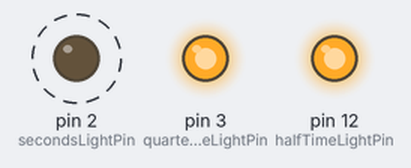
The sketch below on a simulated Arduino Uno, built with avr-gcc and run on an emulated ATmega328P. Shown: output pins drawn as LEDs (lit = HIGH). Dashed ring = blinking.

Above: at 0.5 s.
Timing chart, 0 to 4.6 s (numbered marks = the images above):
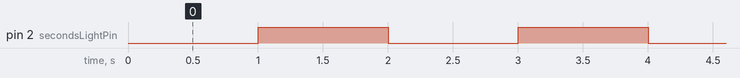

Measured:
- by itself, pin 2 (secondsLightPin): alternates HIGH for 1.0 s and LOW for 1.0 s

The sketch:

arduino-cpp-code.ino
```cpp
/***************************************************************************************
   FranckEinstein90
****************************************************************************************/
#include "Clock.h"
#include "TimeSignal.h"

TimeSignal::TimeSignal( byte pin, Clock* clock )
{
  this->pin = pin ;
  init( ) ;
}

void TimeSignal::init( )
{
  pinMode( this->pin, OUTPUT ) ;
  this->on( ) ;
}

void TimeSignal::flip( )
{
  if ( this->state == false )
  {
    this->on( ) ;
    return ;
  }
  this->off( );
}

void TimeSignal::on( )
{
  this->state = true ;
  digitalWrite( this->pin, HIGH ) ;
}

void TimeSignal::off( )
{
  this->state = false ;
  digitalWrite( this->pin, LOW ) ;
}

TimeSignal::~TimeSignal( )
{
  this->off( ) ;
}


int quarterTimeLightPin = 3 ;
int halfTimeLightPin = 12 ;
int secondsLightPin = 2 ;
int totalTimePeriodMinutes = 100 ;
Clock* clock = new Clock( totalTimePeriodMinutes * 60 ) ;

TimeSignal*  halfSignal ;
TimeSignal*  quarterSignal ;
TimeSignal*  secondSignal ;

void setup() {

  halfSignal    = new TimeSignal( halfTimeLightPin, clock ) ;
  quarterSignal = new TimeSignal( 3 );
  secondSignal  = new TimeSignal( secondsLightPin );

}

// the loop function runs over and over again forever
void loop( ) {

  if ( ! clock->isRunning( ) ) {

    if ( halfSignal ) {
      delete halfSignal ;
      halfSignal = NULL ;
    }

    if ( quarterSignal ) {
      delete quarterSignal ;
      quarterSignal = NULL ;
    }

    if ( secondSignal ) {
      delete secondSignal ;
      secondSignal = NULL ;
    }

    return ;

  }

  secondSignal->flip( );

  if ( (! clock->firstHalf( ) ) && halfSignal->isOn( ) ) {
    halfSignal->flip( ) ;
    clock->minuteCounter = 0 ;
  }

  delay( 1000 ) ;
  clock->tick( ) ;

}
```

Clock.h
```cpp
#ifndef CLOCK_H
#define CLOCK_H
#include <Arduino.h>


class Ticker {

  public:
    unsigned long lastTick = 0 ;
    void tick() {
      lastTick += 1 ;
    }

};


class Clock {

 private:

  unsigned long durationSeconds ;
  Ticker ticker ;

  public:
    int minuteCounter = 0 ;

    Clock( unsigned long durationSeconds ): durationSeconds( durationSeconds ) {

    };

    boolean isRunning( ){
      return ticker.lastTick < durationSeconds ;
    }

    boolean firstHalf( ) {
      return ticker.lastTick < ( durationSeconds / 2 ) ;
    }

    void tick( )
    {
      if( !this->isRunning( ) ) return ;
      ticker.tick( );
      this->minuteCounter += ticker.lastTick % 60 ? 0 : 1 ;
    };
};

#endif
```

TimeSignal.h
```cpp
#ifndef TIME_SIGNAL_H
#define TIME_SIGNAL_H
#include <Arduino.h>
#include "Clock.h"


class TimeSignal {

  private:

    byte pin;
    bool state;
    Clock* clock;
    void init();

  public:

    TimeSignal( byte pin, Clock* clock = nullptr ) ;

    boolean isOn( )
    {
      return state ;
    } ;

    boolean isOff( )
    {
      return !state ;
    } ;


    void on( )     ;
    void off( )    ;
    void flip( )   ;
    ~TimeSignal( ) ;
};

#endif
```
